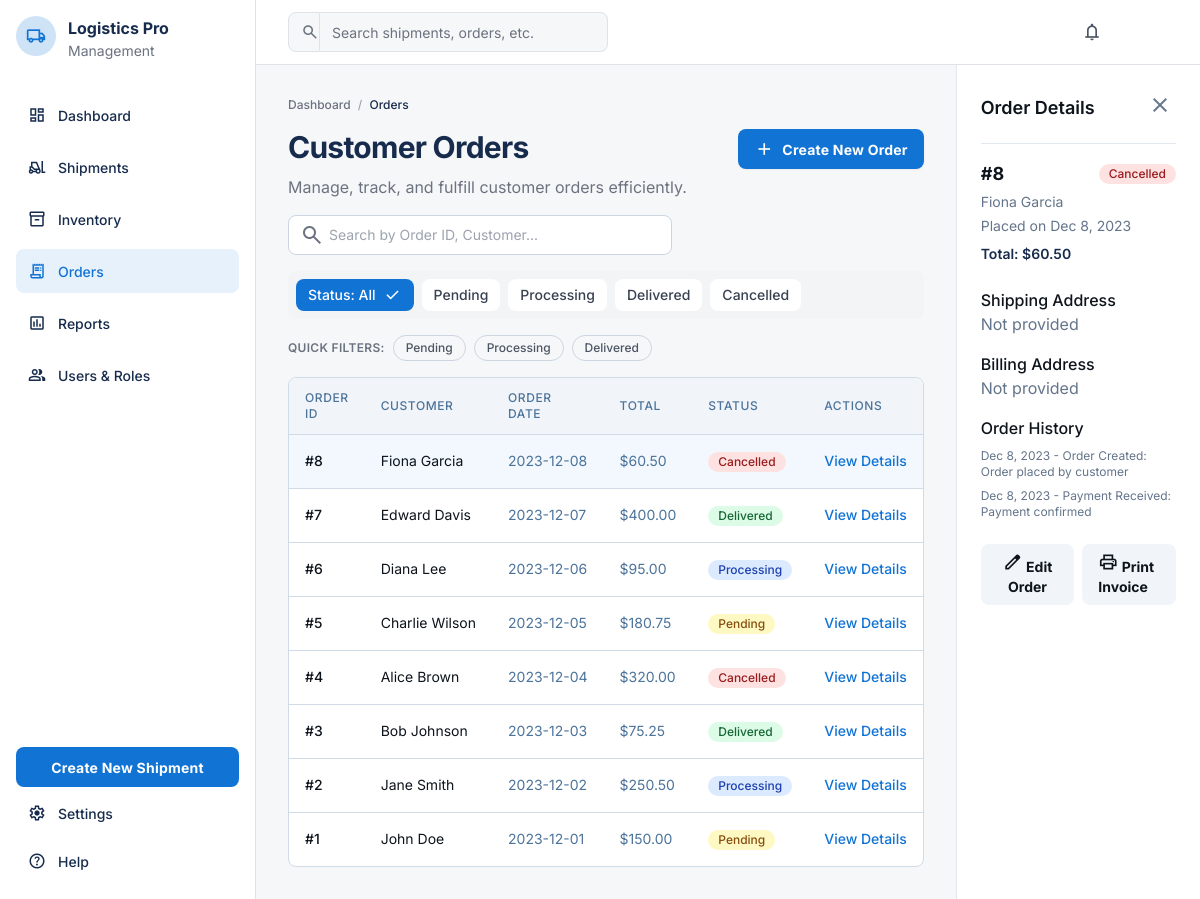
Screenshot of /orders/ with the database file from the repository.
### orders/models.py (models this page shows, shortened)
class Order(models.Model):
    STATUS_CHOICES = [
        ("pending","pending"),
        ("processing","processing"),
        ("delivered","delivered"),
        ("cancelled","cancelled"),
    ]
    customer_name = models.CharField(max_length=200)
    order_date = models.DateField()
    total_amount = models.DecimalField(max_digits=12, decimal_places=2, default=0)
    status = models.CharField(max_length=20, choices=STATUS_CHOICES, default="pending")

### orders/views.py (the view, shortened to what this page needs)
class OrderListView(ListView):
    template_name = "orders/list.html"
    model = Order
    context_object_name = "orders"
    paginate_by = 20
    def get_queryset(self):
        queryset = super().get_queryset().order_by("-order_date", "-pk")
        query = self.request.GET.get("q", "").strip()
        status = self.request.GET.get("status", "all")
        if query:
            queryset = queryset.filter(
                Q(customer_name__icontains=query) | Q(pk__icontains=query)
            )
        if status != "all":
            queryset = queryset.filter(status=status)
        return queryset
    def get_context_data(self, **kwargs):
        ctx = super().get_context_data(**kwargs)
        search_query = self.request.GET.get("q", "").strip()
        status_filter = self.request.GET.get("status", "all")
        orders_list = list(ctx["orders"])
        selected = None
        selected_id = self.request.GET.get("id")
        if selected_id:
            selected = next((order for order in orders_list if str(order.pk) == selected_id), None)
        if not selected and orders_list:
            selected = orders_list[0]
        history = []
        if selected:
            history.append(
                {
                    "label": "Order Created",
                    "timestamp": selected.order_date,
                    "description": "Order placed by customer",
                }
            )
            if selected.status in {"processing", "delivered", "cancelled"}:
                history.append(
                    {
                        "label": "Payment Received",
                        "timestamp": selected.order_date,
                        "description": "Payment confirmed",
                    }
                )
        ctx.update(
            {
                "search_query": search_query,
                "status_filter": status_filter,
                "status_options": [("all", "Status: All")] + list(Order.STATUS_CHOICES),
                "selected": selected,
                "selected_history": history,
                "quick_filters": [
                    {"label": "Pending", "query": urlencode({"status": "pending"})},
                    {"label": "Processing", "query": urlencode({"status": "processing"})},
                    {"label": "Delivered", "query": urlencode({"status": "delivered"})},
                ],
            }
        )
        return ctx

### templates/orders/list.html (shortened to what this page needs)
{% extends "base.html" %} {% load ui_extras %}  {% block content %}
<div class="flex min-h-full">
  <div class="flex flex-1 flex-col gap-4 p-6 lg:p-8">
    <nav class="text-xs font-medium text-gray-500 dark:text-gray-400">
      <a href="{% url 'dashboard' %}" class="hover:text-primary">Dashboard</a>
      <span class="mx-1 text-gray-400">/</span>
      <span class="text-text-light dark:text-text-dark">Orders</span>
    </nav>
    <div class="flex flex-wrap justify-between gap-4">
      <div class="flex min-w-72 flex-col gap-2">
        <h1
          class="text-3xl font-bold leading-tight tracking-tight text-text-light dark:text-text-dark"
        >
          Customer Orders
        </h1>
        <p
          class="text-base font-normal leading-normal text-gray-500 dark:text-gray-400"
        >
          Manage, track, and fulfill customer orders efficiently.
        </p>
      </div>
      <a
        href="{% url 'orders:create' %}"
        class="flex h-10 min-w-0 shrink-0 items-center justify-center gap-2 overflow-hidden rounded-lg bg-primary px-4 text-sm font-bold leading-normal tracking-[0.015em] text-white shadow-sm hover:bg-primary/90"
      >
        <span class="material-symbols-outlined text-[20px]">add</span>
        <span class="truncate">Create New Order</span>
      </a>
    </div>
    <form method="get" class="flex items-center justify-between gap-4">
      <div class="relative w-full max-w-sm">
        <span
          class="material-symbols-outlined absolute left-3 top-1/2 -translate-y-1/2 text-gray-500 dark:text-slate-500"
          >search</span
        >
        <input
          type="search"
          name="q"
          value="{{ search_query }}"
          placeholder="Search by Order ID, Customer..."
          class="h-10 w-full rounded-lg border border-slate-300 bg-white pl-10 pr-4 text-sm text-gray-700 focus:outline-none focus:ring-2 focus:ring-primary/50 dark:border-slate-700 dark:bg-slate-800 dark:text-slate-200"
        />
      </div>
    </form>
    <div
      class="flex gap-2 overflow-x-auto rounded-lg bg-gray-100 p-2 dark:bg-slate-800/70"
    >
      {% for value,label in status_options %}
      <a
        href="{% url_with status=value id=None %}"
        class="flex h-8 shrink-0 items-center justify-center gap-2 rounded-lg px-3 text-sm font-medium leading-normal {% if value == status_filter %}bg-primary text-white{% else %}bg-white text-gray-700 hover:bg-gray-200 dark:bg-slate-900 dark:text-slate-300 dark:hover:bg-slate-700{% endif %}"
      >
        {{ label|title }} {% if value == status_filter %}<span
          class="material-symbols-outlined text-[18px]"
          >check</span
        >{% endif %}
      </a>
      {% endfor %}
    </div>
    {% if quick_filters %}
    <div
      class="flex flex-wrap items-center gap-2 text-xs text-gray-500 dark:text-gray-400"
    >
      <span class="font-semibold uppercase tracking-wide">Quick filters:</span>
      {% for filter in quick_filters %}
      <a
        href="?{{ filter.query }}"
        class="inline-flex items-center rounded-full border border-slate-300 px-3 py-1 font-medium text-gray-600 transition hover:border-primary hover:text-primary dark:border-slate-700 dark:text-slate-300 dark:hover:border-primary dark:hover:text-primary"
      >
        {{ filter.label }}
      </a>
      {% endfor %}
    </div>
    {% endif %}
    <div class="flex-1 overflow-x-auto">
      <div class="inline-block min-w-full align-middle">
        <div
          class="overflow-hidden rounded-lg border border-[#cfdbe7] bg-white dark:border-slate-800 dark:bg-slate-900/50"
        >
          <table
            class="min-w-full divide-y divide-[#cfdbe7] dark:divide-slate-800"
          >
            <thead class="bg-slate-100 dark:bg-slate-800/50">
              <tr>
                <th
                  scope="col"
                  class="px-4 py-3 text-left text-xs font-medium uppercase tracking-wider text-[#4c739a] dark:text-slate-400"
                >
                  Order ID
                </th>
                <th
                  scope="col"
                  class="px-4 py-3 text-left text-xs font-medium uppercase tracking-wider text-[#4c739a] dark:text-slate-400"
                >
                  Customer
                </th>
                <th
                  scope="col"
                  class="px-4 py-3 text-left text-xs font-medium uppercase tracking-wider text-[#4c739a] dark:text-slate-400"
                >
                  Order Date
                </th>
                <th
                  scope="col"
                  class="px-4 py-3 text-left text-xs font-medium uppercase tracking-wider text-[#4c739a] dark:text-slate-400"
                >
                  Total
                </th>
                <th
                  scope="col"
                  class="px-4 py-3 text-left text-xs font-medium uppercase tracking-wider text-[#4c739a] dark:text-slate-400"
                >
                  Status
                </th>
                <th
                  scope="col"
                  class="px-4 py-3 text-left text-xs font-medium uppercase tracking-wider text-[#4c739a] dark:text-slate-400"
                >
                  Actions
                </th>
              </tr>
            </thead>
            <tbody class="divide-y divide-[#cfdbe7] dark:divide-slate-800">
              {% for order in orders %}
              <tr
                class="{% if selected and selected.id == order.id %}bg-primary/5 dark:bg-primary/10{% else %}hover:bg-slate-50 dark:hover:bg-slate-800/50{% endif %}"
              >
                <td
                  class="whitespace-nowrap px-4 py-4 text-sm font-medium text-[#0d141b] dark:text-slate-300"
                >
                  #{{ order.id }}
                </td>
                <td
                  class="whitespace-nowrap px-4 py-4 text-sm text-[#0d141b] dark:text-slate-300"
                >
                  {{ order.customer_name }}
                </td>
                <td
                  class="whitespace-nowrap px-4 py-4 text-sm text-[#4c739a] dark:text-slate-400"
                >
                  {{ order.order_date|date:"Y-m-d" }}
                </td>
                <td
                  class="whitespace-nowrap px-4 py-4 text-sm text-[#4c739a] dark:text-slate-400"
                >
                  ${{ order.total_amount }}
                </td>
                <td class="whitespace-nowrap px-4 py-4 text-sm">
                  <span
                    class="inline-flex items-center rounded-full px-2.5 py-0.5 text-xs font-medium {% if order.status == 'delivered' %}bg-green-100 text-green-800 dark:bg-green-900/50 dark:text-green-300 {% elif order.status == 'pending' %}bg-yellow-100 text-yellow-800 dark:bg-yellow-900/50 dark:text-yellow-300 {% elif order.status == 'processing' %}bg-blue-100 text-blue-800 dark:bg-blue-900/50 dark:text-blue-300 {% else %}bg-red-100 text-red-800 dark:bg-red-900/50 dark:text-red-300{% endif %}"
                  >
                    {{ order.status|title }}
                  </span>
                </td>
                <td class="whitespace-nowrap px-4 py-4 text-sm font-medium">
                  <a
                    href="{% url_with id=order.id %}"
                    class="text-primary hover:text-primary/80"
                    >View Details</a
                  >
                </td>
              </tr>
              {% endfor %}
            </tbody>
          </table>
        </div>
      </div>
    </div>
  </div>
  <aside
    class="hidden w-full max-w-sm flex-col border-l border-slate-200 bg-white p-6 dark:border-slate-800 dark:bg-background-dark lg:flex"
  >
    {% if selected %}
    <div class="flex items-center justify-between">
      <h3 class="text-lg font-semibold text-[#0d141b] dark:text-white">
        Order Details
      </h3>
      <button
        type="button"
        class="rounded-full p-1 hover:bg-slate-100 dark:hover:bg-slate-800"
      >
        <span
          class="material-symbols-outlined text-slate-500 dark:text-slate-400"
          >close</span
        >
      </button>
    </div>
    <div
      class="mt-4 border-t border-slate-200 pt-4 text-sm dark:border-slate-800"
    >
      <div class="flex items-center justify-between">
        <p class="text-lg font-bold text-[#0d141b] dark:text-white">
          #{{ selected.id }}
        </p>
        <span
          class="inline-flex items-center rounded-full px-2.5 py-0.5 text-xs font-medium {% if selected.status == 'delivered' %}bg-green-100 text-green-800 dark:bg-green-900/50 dark:text-green-300 {% elif selected.status == 'pending' %}bg-yellow-100 text-yellow-800 dark:bg-yellow-900/50 dark:text-yellow-300 {% elif selected.status == 'processing' %}bg-blue-100 text-blue-800 dark:bg-blue-900/50 dark:text-blue-300 {% else %}bg-red-100 text-red-800 dark:bg-red-900/50 dark:text-red-300{% endif %}"
        >
          {{ selected.status|title }}
        </span>
      </div>
      <p class="mt-1 text-slate-500 dark:text-slate-400">
        {{ selected.customer_name }}
      </p>
      <p class="mt-1 text-slate-500 dark:text-slate-400">
        Placed on {{ selected.order_date|date:"M j, Y" }}
      </p>
      <p class="mt-2 font-semibold text-text-light dark:text-text-dark">
        Total: ${{ selected.total_amount }}
      </p>
    </div>
    <div class="mt-6 space-y-4">
      <div>
        <h4 class="font-medium text-[#0d141b] dark:text-white">
          Shipping Address
        </h4>
        <p class="text-slate-500 dark:text-slate-400">Not provided</p>
      </div>
      <div>
        <h4 class="font-medium text-[#0d141b] dark:text-white">
          Billing Address
        </h4>
        <p class="text-slate-500 dark:text-slate-400">Not provided</p>
      </div>
      <div>
        <h4 class="font-medium text-[#0d141b] dark:text-white">
          Order History
        </h4>
        <ol class="mt-2 space-y-2 text-xs text-slate-500 dark:text-slate-400">
          {% for event in selected_history %}
          <li>
            {{ event.timestamp|date:"M j, Y" }} - {{ event.label }}{% if event.description %}: {{ event.description }}{% endif %}
          </li>
          {% empty %}
          <li>No history available.</li>
          {% endfor %}
        </ol>
      </div>
    </div>
    <div class="mt-6 flex gap-2">
      <button
        type="button"
        class="flex-1 items-center justify-center gap-2 rounded-lg bg-slate-100 px-4 py-2 text-sm font-bold text-[#0d141b] hover:bg-slate-200 dark:bg-slate-800 dark:text-slate-300 dark:hover:bg-slate-700"
      >
        <span class="material-symbols-outlined text-[20px]">edit</span>
        Edit Order
      </button>
      <a
        href="{% url 'orders:invoice' selected.id %}"
        target="_blank"
        class="flex-1 items-center justify-center gap-2 rounded-lg bg-slate-100 px-4 py-2 text-sm font-bold text-[#0d141b] hover:bg-slate-200 dark:bg-slate-800 dark:text-slate-300 dark:hover:bg-slate-700"
      >
        <span class="material-symbols-outlined text-[20px]">print</span>
        Print Invoice
      </a>
    </div>
    {% else %}
    <div
      class="flex h-full items-center justify-center text-sm text-slate-500 dark:text-slate-400"
    >
      Select an order to view its details.
    </div>
    {% endif %}
  </aside>
</div>
{% endblock %}

### rows the page displays
Order: id "8", customer_name "Fiona Garcia", order_date "2023-12-08", total_amount "60.50", status "Cancelled", order_date "Dec 8, 2023", timestamp "Dec 8, 2023" "Dec 8, 2023"
Order: id "7", customer_name "Edward Davis", order_date "2023-12-07", total_amount "400.00", status "Delivered"
Order: id "6", customer_name "Diana Lee", order_date "2023-12-06", total_amount "95.00", status "Processing"
Order: id "5", customer_name "Charlie Wilson", order_date "2023-12-05", total_amount "180.75", status "Pending"
Order: id "4", customer_name "Alice Brown", order_date "2023-12-04", total_amount "320.00", status "Cancelled"
Order: id "3", customer_name "Bob Johnson", order_date "2023-12-03", total_amount "75.25", status "Delivered"
Order: id "2", customer_name "Jane Smith", order_date "2023-12-02", total_amount "250.50", status "Processing"
Order: id "1", customer_name "John Doe", order_date "2023-12-01", total_amount "150.00", status "Pending"

### other values shown
{{ label|title }} "Status: All" "Pending" "Processing" "Delivered" "Cancelled"
{{ filter.label }} "Pending" "Processing" "Delivered"
{{ event.label }} "Order Created" "Payment Received"
{{ event.description }} "Order placed by customer" "Payment confirmed"
